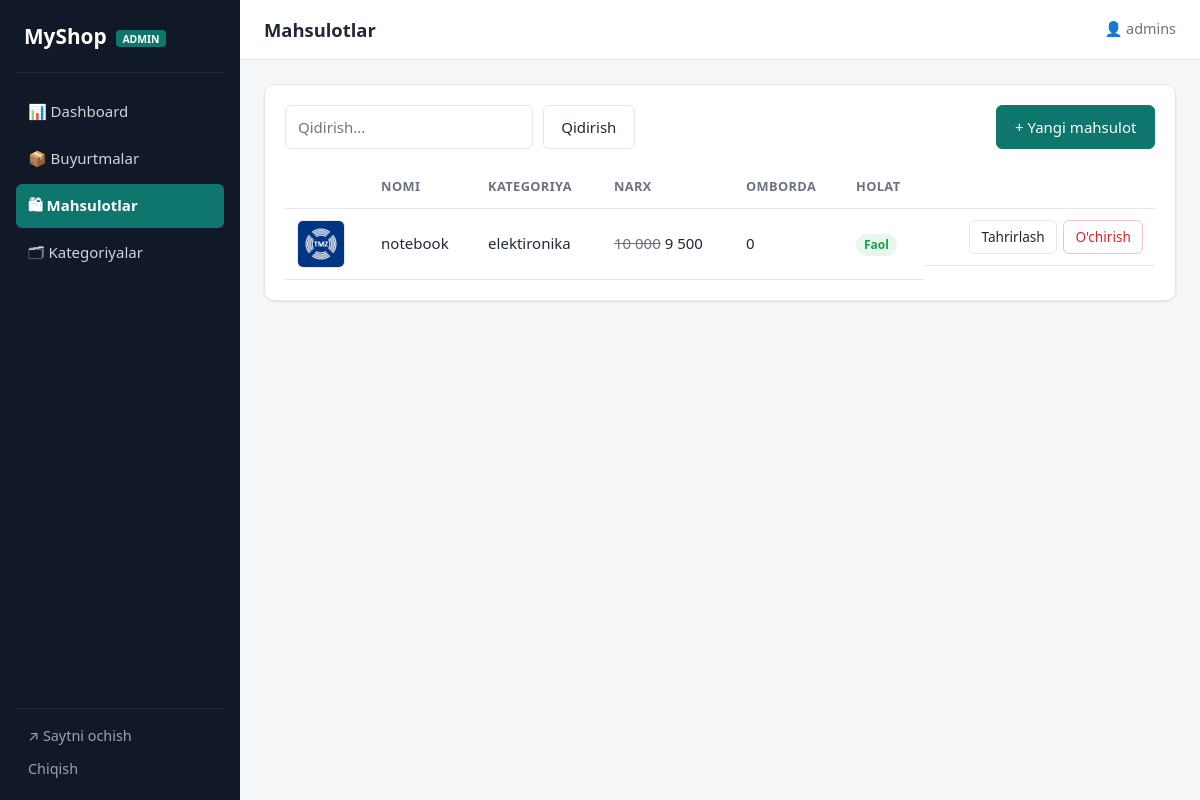
Screenshot of /panel/products/ (signed in) with the database file from the repository.
### marketapp/models.py (models this page shows, shortened)
class Product(models.Model):
    category = models.ForeignKey(Category, on_delete=models.PROTECT, related_name='products')
    name = models.CharField("Nomi", max_length=200)
    slug = models.SlugField(unique=True)
    description = models.TextField("Tavsif", blank=True)
    price = models.DecimalField("Narx", max_digits=12, decimal_places=2)
    discount_price = models.DecimalField("Chegirma narxi", max_digits=12, decimal_places=2, null=True, blank=True)
    stock = models.PositiveIntegerField("Omborda", default=0)
    is_active = models.BooleanField(default=True)
    created_at = models.DateTimeField(auto_now_add=True)
    updated_at = models.DateTimeField(auto_now=True)
    class Meta:
        ordering = ['-created_at']
    @property
    def main_image(self):
        imgs = list(self.images.all())
        return next((i for i in imgs if i.is_main), imgs[0] if imgs else None)

class ProductImage(models.Model):
    product = models.ForeignKey(Product, on_delete=models.CASCADE, related_name='images')
    image = models.ImageField(upload_to='products/')
    is_main = models.BooleanField(default=False)

class Category(models.Model):
    name = models.CharField(max_length=100)
    slug = models.SlugField(unique=True)
    parent = models.ForeignKey('self', on_delete=models.CASCADE, null=True, blank=True, related_name='children')
    image = models.ImageField(upload_to='categories/', blank=True)

### marketapp/views.py (the view)
# urls.py: path('panel/products/', views.panel_products, name='panel_products'),
@staff_required
def panel_products(request):
    products = Product.objects.select_related('category').prefetch_related('images').order_by('-created_at')
    q = request.GET.get('q', '').strip()
    if q:
        products = products.filter(name__icontains=q)
    page = Paginator(products, 20).get_page(request.GET.get('page'))
    return render(request, 'shop/panel/products.html', {'page_obj': page, 'q': q})

### marketapp/views.py (called while the page is built)
def cart_count(request):
    return {'cart_count': len(Cart(request))}

    def __len__(self):
        return sum(self.cart.values())

### marketapp/templates/shop/panel/products.html (shortened to what this page needs)
{% extends 'shop/panel/base.html' %}
{% load humanize %}
{% block page_title %}Mahsulotlar{% endblock %}
{% block content %}
<div class="card">
  <div class="card__head">
    <form method="get" class="filters">
      <input type="search" name="q" value="{{ q }}" placeholder="Qidirish...">
      <button class="btn">Qidirish</button>
    </form>
    <a href="{% url 'panel_product_add' %}" class="btn btn--primary">+ Yangi mahsulot</a>
  </div>
  <table class="table">
    <thead>
      <tr><th></th><th>Nomi</th><th>Kategoriya</th><th>Narx</th><th>Omborda</th><th>Holat</th><th></th></tr>
    </thead>
    <tbody>
    {% for p in page_obj %}
      <tr>
        <td>{% if p.main_image %}<img src="{{ p.main_image.image.url }}" class="thumb" alt="">{% endif %}</td>
        <td>{{ p.name }}</td>
        <td>{{ p.category.name }}</td>
        <td>
          {% if p.discount_price %}
            <s class="muted">{{ p.price|floatformat:0|intcomma }}</s> {{ p.discount_price|floatformat:0|intcomma }}
          {% else %}
            {{ p.price|floatformat:0|intcomma }}
          {% endif %}
        </td>
        <td>{{ p.stock }}</td>
        <td>
          {% if p.is_active %}<span class="badge badge--ok">Faol</span>
          {% else %}<span class="badge">Yashirin</span>{% endif %}
        </td>
        <td class="actions">
          <a href="{% url 'panel_product_edit' p.pk %}" class="btn btn--sm">Tahrirlash</a>
          <form method="post" action="{% url 'panel_product_delete' p.pk %}"
                onsubmit="return confirm('Mahsulot o\'chirilsinmi?')">
            {% csrf_token %}<button class="btn btn--sm btn--danger">O'chirish</button>
          </form>
        </td>
      </tr>
    {% empty %}
      <tr><td colspan="7" class="muted">Mahsulot yo'q</td></tr>
    {% endfor %}
    </tbody>
  </table>
</div>
{% endblock %}

### marketapp/templates/shop/panel/base.html (shortened to what this page needs)
{% load static %}
<!DOCTYPE html>
<html lang="uz">
<head>
  <link rel="stylesheet" href="{% static 'includes/components.css' %}">
  <link rel="stylesheet" href="{% static 'panel/panel.css' %}">
</head>
<body class="panel">
  <aside class="sidebar" id="sidebar">
    <a href="{% url 'panel_dashboard' %}" class="sidebar__logo">MyShop <small>admin</small></a>
    {% with url_name=request.resolver_match.url_name %}
    <nav class="sidebar__nav">
      <a href="{% url 'panel_dashboard' %}" class="{% if url_name == 'panel_dashboard' %}active{% endif %}">📊 Dashboard</a>
      <a href="{% url 'panel_orders' %}" class="{% if 'order' in url_name %}active{% endif %}">📦 Buyurtmalar</a>
      <a href="{% url 'panel_products' %}" class="{% if 'product' in url_name %}active{% endif %}">🛍 Mahsulotlar</a>
      <a href="{% url 'panel_categories' %}" class="{% if 'categor' in url_name %}active{% endif %}">🗂 Kategoriyalar</a>
    </nav>
    {% endwith %}
    <div class="sidebar__bottom">
      <a href="{% url 'home' %}" target="_blank">↗ Saytni ochish</a>
      <form method="post" action="{% url 'logout' %}">{% csrf_token %}<button class="link">Chiqish</button></form>
    </div>
  </aside>
  <div class="panel__main">
    <header class="topbar">
      <h1 class="topbar__title">{% block page_title %}{% endblock %}</h1>
      <span class="topbar__user">👤 {{ user.username }}</span>
    </header>
    <section class="panel__content">{% block content %}{% endblock %}</section>
  </div>
</body>
</html>

### marketapp/static/includes/components.css (style rules this page uses)
:root { --primary: #0f766e; --primary-dark: #0b5d57; --primary-light: #e6f4f2; --accent: #f97316; --danger: #dc2626; --danger-light: #fdecec; --warning: #d97706; --warning-light: #fef3e2; --success: #16a34a; --success-light: #e8f7ee; --info: #2563eb; --info-light: #e8effd; --text: #1f2937; --text-muted: #6b7280; --border: #e5e7eb; --bg: #f6f7f9; --white: #ffffff; --radius: 10px; --radius-sm: 6px; --shadow: 0 1px 3px rgba(0, 0, 0, .06), 0 1px 2px rgba(0, 0, 0, .04); --shadow-lg: 0 10px 25px rgba(0, 0, 0, .08); --container: 1200px; --font: system-ui, -apple-system, "Segoe UI", Roboto, Arial, sans-serif; }
*, *::before, *::after { box-sizing: border-box; margin: 0; padding: 0; }
body { font-family: var(--font); font-size: 15px; line-height: 1.55; color: var(--text); background: var(--bg); }
a { color: var(--primary); text-decoration: none; }
img { max-width: 100%; display: block; }
h1 { font-size: 1.75rem; line-height: 1.25; margin-bottom: 1rem; }
.muted { color: var(--text-muted); }
.btn { display: inline-flex; align-items: center; justify-content: center; gap: .4rem; padding: .6rem 1.1rem; font: inherit; font-weight: 500; color: var(--text); background: var(--white); border: 1px solid var(--border); border-radius: var(--radius-sm); cursor: pointer; transition: background .15s, border-color .15s, color .15s; white-space: nowrap; }
.btn--primary { background: var(--primary); border-color: var(--primary); color: var(--white); }
.btn--danger { color: var(--danger); border-color: #f3c4c4; }
.btn--sm { padding: .35rem .7rem; font-size: .85rem; }
button.link { background: none; border: none; font: inherit; color: var(--primary); cursor: pointer; padding: 0; }
.card { background: var(--white); border: 1px solid var(--border); border-radius: var(--radius); padding: 1.25rem; box-shadow: var(--shadow); margin-bottom: 1.25rem; }
.badge { display: inline-block; min-width: 1.4rem; padding: .1rem .5rem; font-size: .75rem; font-weight: 600; text-align: center; border-radius: 999px; background: #eef0f3; color: var(--text-muted); }
.badge--ok { background: var(--success-light); color: var(--success); }
.table { width: 100%; border-collapse: collapse; }
.table th, .table td { padding: .7rem .75rem; text-align: left; border-bottom: 1px solid var(--border); vertical-align: middle; }
.table th { font-size: .8rem; font-weight: 600; color: var(--text-muted); text-transform: uppercase; letter-spacing: .03em; }
.thumb { width: 48px; height: 48px; object-fit: cover; border-radius: var(--radius-sm); border: 1px solid var(--border); }
input:not([type="checkbox"]):not([type="radio"]):not([type="file"]):not([type="hidden"]), select, textarea { width: 100%; padding: .6rem .75rem; font: inherit; color: var(--text); background: var(--white); border: 1px solid var(--border); border-radius: var(--radius-sm); transition: border-color .15s, box-shadow .15s; }

### rows the page displays
Product: main_image.image (picture), name "notebook", category.name "elektironika", price "10 000", discount_price "9 500", stock "0", is_active "Faol"

### other values shown
{{ user.username }} "admins"
